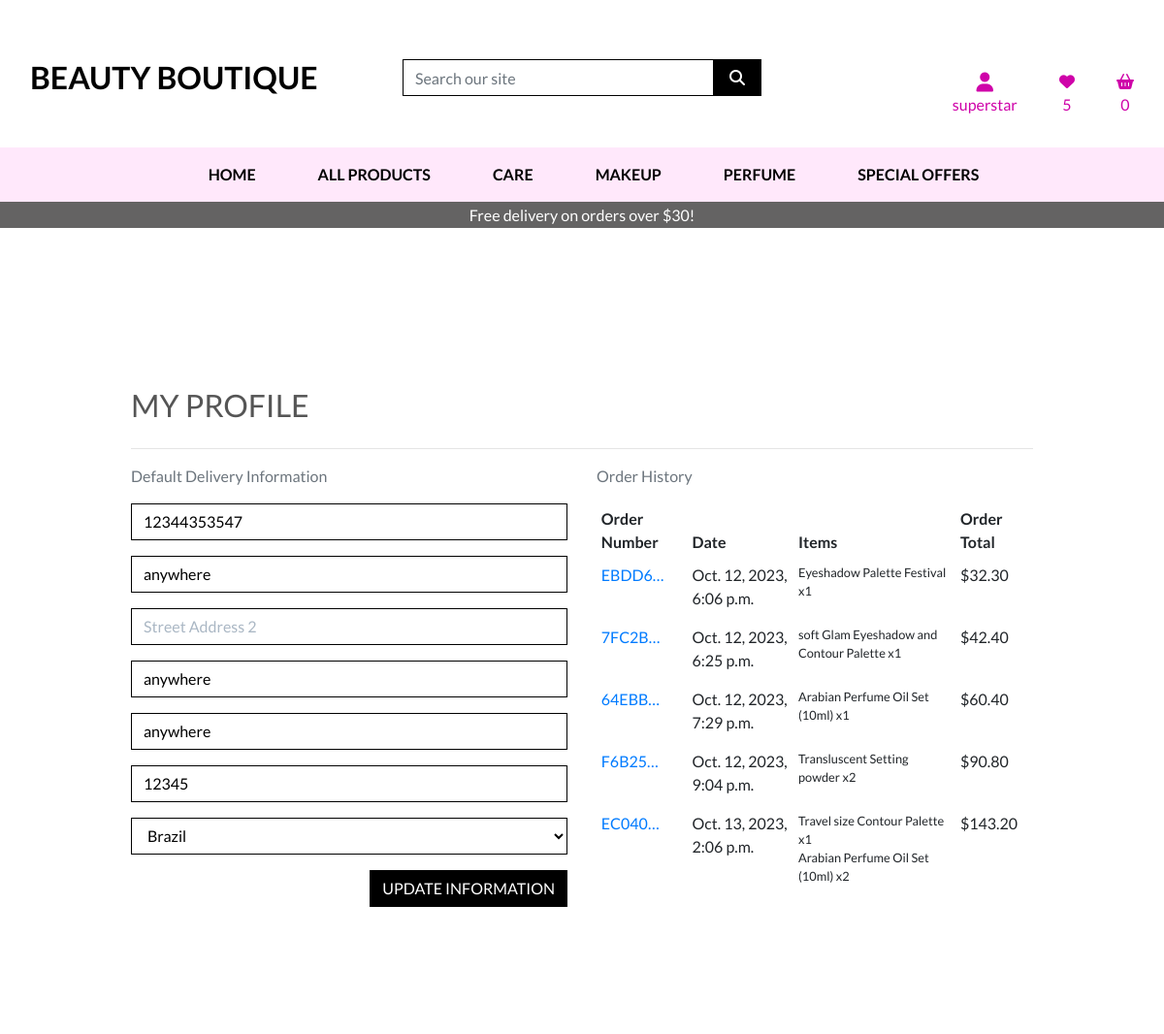
Screenshot of /profile/ (signed in) with the database file from the repository.
### profiles/models.py (models this page shows, shortened)
class UserProfile(models.Model):
    user = models.OneToOneField(User, on_delete=models.CASCADE)
    default_phone_number = models.CharField(max_length=20,
                                            null=True, blank=True)
    default_street_address1 = models.CharField(max_length=80,
                                               null=True, blank=True)
    default_street_address2 = models.CharField(max_length=80,
                                               null=True, blank=True)
    default_town_or_city = models.CharField(max_length=40,
                                            null=True, blank=True)
    default_district = models.CharField(max_length=80,
                                      null=True, blank=True)
    default_postcode = models.CharField(max_length=20,
                                        null=True, blank=True)
    default_country = CountryField(blank_label='Country',
                                   null=True, blank=True)

### checkout/models.py (models this page shows, shortened)
class Order(models.Model):
    order_number = models.CharField(max_length=32, null=False, editable=False)
    user_profile = models.ForeignKey(UserProfile, on_delete=models.SET_NULL,
                                    null=True, blank=True, related_name='orders')
    name = models.CharField(max_length=50, null=False, blank=False)
    email = models.EmailField(max_length=254, null=False, blank=False)
    phone_number = models.CharField(max_length=20, null=False, blank=False)
    country = CountryField(blank_label='Country', null=False, blank=False)
    postcode = models.CharField(max_length=20, null=True, blank=True)
    town_or_city = models.CharField(max_length=40, null=False, blank=False)
    street_address1 = models.CharField(max_length=80, null=False, blank=False)
    street_address2 = models.CharField(max_length=80, null=True, blank=True)
    district = models.CharField(max_length=80, null=True, blank=True)
    date = models.DateTimeField(auto_now_add=True)
    delivery_cost = models.DecimalField(max_digits=6, decimal_places=2, null=False, default=0)
    order_total = models.DecimalField(max_digits=10, decimal_places=2, null=False, default=0)
    grand_total = models.DecimalField(max_digits=10, decimal_places=2, null=False, default=0)
    original_basket = models.TextField(null=False, blank=False, default='')
    stripe_pid = models.CharField(max_length=254, null=False, blank=False,
                                  default='')

class OrderLineItem(models.Model):
    order = models.ForeignKey(Order, null=False, blank=False, on_delete=models.CASCADE, related_name='lineitems')
    product = models.ForeignKey(Product, null=False, blank=False, on_delete=models.CASCADE)
    quantity = models.IntegerField(null=False, blank=False, default=0)
    lineitem_total = models.DecimalField(max_digits=6, decimal_places=2, null=False, blank=False, editable=False)

### products/models.py (models this page shows, shortened)
class Product(models.Model):
    category = models.ForeignKey('Category', null=True, blank=True,
                                 on_delete=models.SET_NULL)
    sku = models.CharField(max_length=254, null=True, blank=True)
    name = models.CharField(max_length=254)
    description = models.TextField()
    application = models.TextField()
    ingredients = models.TextField()
    price = models.DecimalField(max_digits=6, decimal_places=2)
    rating = models.DecimalField(max_digits=6, decimal_places=2, null=True,
                                 blank=True)
    image_url = models.URLField(max_length=1024, null=True, blank=True)
    image = models.ImageField(null=True, blank=True)
    available_products =  models.IntegerField(default=15)
    user_favourites = models.ManyToManyField(User, related_name='favourites', blank=True)

### profiles/views.py (the view)
# urls.py: path('profile/', include('profiles.urls')),
def profile(request):
    profile = get_object_or_404(UserProfile, user=request.user)
    if request.method == 'POST':
        form = UserProfileForm(request.POST, instance=profile)
        if form.is_valid():
            form.save()
            messages.success(request, 'Profile updated successfully')
        else:
            messages.error(request, 'Update Failed. Please ensure the form is valid.')
    else:
        form = UserProfileForm(instance=profile)
    orders = profile.orders.all()
    template = 'profiles/profile.html'
    context = {
        'form': form,
        'orders': orders,
        'on_profile_page': True
    }
    return render(request, template, context)

### profiles/forms.py
class UserProfileForm(forms.ModelForm):
    class Meta:
        model = UserProfile
        exclude = ('user',)
    def __init__(self, *args, **kwargs):
        super().__init__(*args, **kwargs)
        placeholders = {
            'default_phone_number': 'Phone Number',
            'default_postcode': 'Postal Code',
            'default_town_or_city': 'Town or City',
            'default_street_address1': 'Street Address 1',
            'default_street_address2': 'Street Address 2',
            'default_district': 'District, State or Locality',
        }
        self.fields['default_phone_number'].widget.attrs['autofocus'] = True
        for field in self.fields:
            if field != 'default_country':
                if self.fields[field].required:
                    placeholder = f'{placeholders[field]} *'
                else:
                    placeholder = placeholders[field]
                self.fields[field].widget.attrs['placeholder'] = placeholder
            self.fields[field].widget.attrs['class'] = 'border-black rounded-0 profile-form-input'
            self.fields[field].label = False

### basket/contexts.py (called while the page is built, shortened)
def basket_contents(request):
    basket_items = []
    total = 0
    product_count = 0
    basket = request.session.get('basket', {})
    if total < settings.FREE_DELIVERY_THRESHOLD:
        delivery = total * Decimal(settings.STANDARD_DELIVERY_PERCENTAGE / 100)
        free_delivery_delta = settings.FREE_DELIVERY_THRESHOLD - total
    else:
        delivery = 0
        free_delivery_delta = 0
    grand_total = delivery + total
    context = {
        'basket_items' : basket_items,
        'total' : total,
        'product_count' : product_count,
        'delivery' : delivery,
        'free_delivery_delta' : free_delivery_delta,
        'free_delivery_threshold': settings.FREE_DELIVERY_THRESHOLD,
        'grand_total' : grand_total,
    }
    return context

### favourites/contexts.py (called while the page is built)
def favourites_contents(request):
    products = 0
    quantity = 0
    if request.user.is_authenticated:
        products = Product.objects.filter(user_favourites=request.user)
        quantity = (products).count()
    context = {
        "user_favourites": products,
        "quantity" : quantity,
        }
    return(context)

### profiles/templates/profiles/profile.html (shortened to what this page needs)
{% extends "base.html" %}
{% load static %}
{% block extra_css %}
    <link rel="stylesheet" href="{% static 'profiles/css/profile.css' %}">
{% endblock %}
{% block page_header %}
    <div class="container header-container">
    </div>
{% endblock %}
{% block content %}
    <div class="overlay"></div>
    <div class="container">
        <div class="row">
            <div class="col">
                <h2 class="logo-font mb-4">My Profile</h2>
                <hr>
            </div>
        </div>
        <div class="row">
            <div class="col-12 col-lg-6">
                <p class="text-muted">Default Delivery Information</p>
                <form class="mt-3" action="{% url 'profile' %}" method="POST" id="profile-update-form">
                    {{ form|crispy }}
                    <button class="btn btn-black rounded-0 text-uppercase float-right">Update Information</button>
                </form>
            </div>
            <div class="col-12 col-lg-6">
                <p class="text-muted">Order History</p>
                <div class="order-history table-responsive">
                    <table class="table table-sm table-borderless">
                        <thead>
                            <tr>
                                <th>Order Number</th>
                                <th>Date</th>
                                <th>Items</th>
                                <th>Order Total</th>
                            </tr>
                        </thead>
                        <tbody>
                            {% for order in orders %}
                                <tr>
                                    <td>
                                        <a href="{% url 'order_history' order.order_number %}"
                                        title="{{ order.order_number }}">
                                            {{ order.order_number|truncatechars:6 }}
                                        </a>
                                    </td>
                                    <td>{{ order.date }}</td>
                                    <td>
                                        <ul class="list-unstyled">
                                            {% for item in order.lineitems.all %}
                                                <li class="small">
                                                    {{ item.product.name }} x{{ item.quantity }}
                                                </li>
                                            {% endfor %}
                                        </ul>
                                    </td>
                                    <td>${{ order.grand_total }}</td>
                                </tr>
                            {% endfor %}
                        </tbody>
                    </table>
                </div>
            </div>
        </div>
    </div>
{% endblock %}

### templates/base.html (shortened to what this page needs)
{% load static %}
<!doctype html>
<html lang="en">
  <head>
    {% block corecss %}
        <link rel="stylesheet" href="https://stackpath.bootstrapcdn.com/bootstrap/4.4.1/css/bootstrap.min.css">
        <link rel="stylesheet" href=" {% static 'css/base.css' %}">
    {% endblock %}
    {% block extra_css %}
    {% endblock %}
  </head>
  <body>
    <header class="container-fluid">
        <div id="topnav" class="row bg-white pt-lg-2 d-none d-md-flex">
          <div class="col-12 col-lg-4 my-auto py-1 py-lg-0 text-center text-lg-left">
              <a href="{% url 'home' %}" class="nav-link main-logo-link">
                  <h2 class="logo-font text-black my-0"><strong>Beauty Boutique</strong></h2>
              </a>
          </div>
          <div class="col-12 col-lg-4 my-auto py-1 py-lg-0">
              <form method="GET" action="{% url 'products' %}">
                  <div class="input-group w-100">
                      <input class="form-control border border-black rounded-0" type="text" name="q" placeholder="Search our site">
                      <div class="input-group-append">
                          <button class="form-control btn btn-black border border-black rounded-0" type="submit">
                              <span class="icon">
                                  <i class="fas fa-search"></i>
                              </span>
                          </button>
                      </div>
                  </div>
              </form>
          </div>
          <div class="col-12 col-lg-4 my-auto py-1 py-lg-0">
              <ul class="list-inline list-unstyled text-center text-lg-right my-0">
                  <li class="list-inline-item dropdown">
                      <a class="text-black nav-link" href="#" id="user-options" data-toggle="dropdown" aria-haspopup="true" aria-expanded="false">
                        <div class="text-center">
                          {% if request.user.is_authenticated %}
                          <div><i class="fas fa-user fa-lg" style="color: rgb(207, 3, 169)"></i>
                            <p class="my-0" style="color: rgb(207, 3, 169)">
                                {{ user.username }}
                            </p>
                          </div>
                          {% else %}
                          <div>
                          <i class="fas fa-user fa-lg"></i></div>
                          {% endif %}
                      </div>
                      </a>
                  </li>
                  <li class="list-inline-item my-4">
                    <a class="text-black nav-link" href="{% url 'view_favourites' %}" id="user-options"  aria-haspopup="true" aria-expanded="false">
                      <div class="text-center">
                        <div class="text-center">
                            {% if user_favourites %}
                            <div><i class="fa-sharp fa-solid fa-heart" style="color: rgb(207, 3, 169)"></i>
                                <p class="my-0" style="color: rgb(207, 3, 169)">
                                    {{quantity}}
                                </p>
                            {% else %}
                            <div><i class="fa-solid fa-heart icon "></i>
                                <p class="my-0">0</p>
                            </div>
                            {% endif %}
                      </div>
                    </a>
                  </li>
                  <li class="list-inline-item my-4">
                      <a class="{% if grand_total %}text-danger font-weight-bold{% else %}text-black{% endif %} nav-link" href="{% url 'view_basket' %}">
                          <div class="text-center">
                            <div><i class="fa-sharp fa-solid fa-basket-shopping" style="color: rgb(207, 3, 169)"></i></div>
                                <p class="my-0" style="color: rgb(207, 3, 169)">
                                    {% if grand_total %}
                                        ${{ grand_total|floatformat:2 }}
                                    {% else %}
                                        0
                                    {% endif %}
                                </p>
                          </div>
                      </a>
                  </li>
              </ul>
          </div>
        </div>
        <div id="nav-bar" class="row">
            <nav class="navbar navbar-expand-lg navbar-light w-100">
                {% include 'includes/main-nav.html' %}
            </nav>
        </div>
        <div id="delivery-banner" class="row text-center">
            <div class="col bg-black text-white">
                <h6 class="my-1 mx-auto">Free delivery on orders over ${{ free_delivery_threshold }}!</h6>
            </div>
        </div>
    </header>
    {% block page_header %}
    {% endblock %}
    {% block content %}
    {% endblock %}
  </body>
</html>

### static/css/base.css (style rules this page uses)
html { height: 100%; }
body { background: url('/media/sincerely-media-EmdXBCY_Cds-unsplash.jpg') no-repeat center center fixed; background-size: cover; height: calc(100vh - 164px); color: #555; font-family: 'Lato'; }
#delivery-banner { margin-top: 0; }
.icon { align-items: center; display: inline-flex; justify-content: center; height: 1.5rem; width: 1.5rem; }
.logo-font { text-transform: uppercase; }
.main-logo-link { width: fit-content; }
.btn-black { background: black; color: white; }
.text-black { color: #000 !important; }
.border-black { border: 1px solid black !important; }
.bg-black { background-color: #1a1919ac; }
#nav-bar { background-color: rgba(255, 223, 250, 0.699); }
.overlay { height: 100%; width: 100%; top: 0; left: 0; position: fixed; background-color: white; z-index: -1; }
@media (min-width: 1200px) { .container { max-width: 80%; } }
@media (min-width: 992px) { .header-container { padding-top: 164px; } }

### profiles/profile.css (style rules this page uses)
.order-history { max-height: 416px; overflow-y: auto; }
#profile-update-form .form-control { color: #000; }
#profile-update-form input::placeholder { color: #aab7c4; }
#id_default_country, #id_default_country option:not(:first-child) { color: #000; }

### rows the page displays
UserProfile: default_phone_number "12344353547", default_street_address1 "anywhere", default_town_or_city "anywhere", default_district "anywhere", default_postcode "12345", default_country "Brazil"
Order: order_number "EBDD6…", date "Oct. 12, 2023, 6:06 p.m.", grand_total "32.30"
OrderLineItem: product.name "Eyeshadow Palette Festival", quantity "1"
Order: order_number "7FC2B…", date "Oct. 12, 2023, 6:25 p.m.", grand_total "42.40"
OrderLineItem: product.name "soft Glam Eyeshadow and Contour Palette", quantity "1"
Order: order_number "64EBB…", date "Oct. 12, 2023, 7:29 p.m.", grand_total "60.40"
OrderLineItem: product.name "Arabian Perfume Oil Set (10ml)", quantity "1"
Order: order_number "F6B25…", date "Oct. 12, 2023, 9:04 p.m.", grand_total "90.80"
OrderLineItem: product.name "Transluscent Setting powder", quantity "2"
Order: order_number "EC040…", date "Oct. 13, 2023, 2:06 p.m.", grand_total "143.20"
OrderLineItem: product.name "Travel size Contour Palette", quantity "1"
OrderLineItem: product.name "Arabian Perfume Oil Set (10ml)", quantity "2"

### other values shown
{{ user.username }} "superstar"
{{ quantity }} "5"
{{ free_delivery_threshold }} "30"
